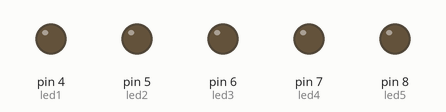
This sketch was run on a simulated Arduino Uno, built with avr-gcc and run on an emulated ATmega328P. Shown: output pins drawn as LEDs (lit = HIGH).

Above: at 0.2 s.
At 0.7 s:
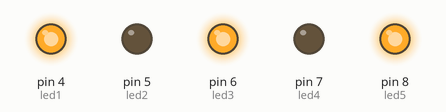
At 2.2 s:
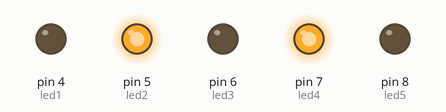
Timing chart, 0 to 3.0 s (numbered marks = the images above):
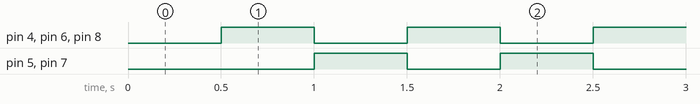

The sketch:

AlternatingLightsv1.ino
```cpp
// constants won't change. Used here to set a pin number:
const int led1 =  4;
const int led2 =  5;
const int led3 =  6;
const int led4 =  7;
const int led5 =  8;

const int button =  2;
// Variables will change:
int ledState = LOW;             // ledState used to set the LED

// Generally, you should use "unsigned long" for variables that hold time
// The value will quickly become too large for an int to store
unsigned long previousMillis = 0;        // will store last time LED was updated

// constants won't change:
const long interval = 500;           // interval at which to blink (milliseconds)

void setup() {
  // set the digital pin as output:
  pinMode(led1, OUTPUT);
  pinMode(led2, OUTPUT);
  pinMode(led3, OUTPUT);
  pinMode(led4, OUTPUT);
  pinMode(led5, OUTPUT);
  pinMode(button, INPUT);
}

void loop() {
  // here is where you'd put code that needs to be running all the time.

  // check to see if it's time to blink the LED; that is, if the difference
  // between the current time and last time you blinked the LED is bigger than
  // the interval at which you want to blink the LED.
  unsigned long currentMillis = millis();

  if (currentMillis - previousMillis >= interval) {
    // save the last time you blinked the LED
    previousMillis = currentMillis;

    // if the LED is off turn it on and vice-versa:
    if (ledState == LOW) {
      ledState = HIGH;
    }

    else {
      ledState = LOW;
    }

    // set the LED with the ledState of the variable:
    digitalWrite(led1, ledState);
    digitalWrite(led2, !ledState);
    digitalWrite(led3, ledState);
    digitalWrite(led4, !ledState);
    digitalWrite(led5, ledState);

  }
}
```

Measured:
- by itself, pin 4 (led1), pin 5 (led2), pin 6 (led3), pin 7 (led4), pin 8 (led5): alternates HIGH for 0.50 s and LOW for 0.50 s
